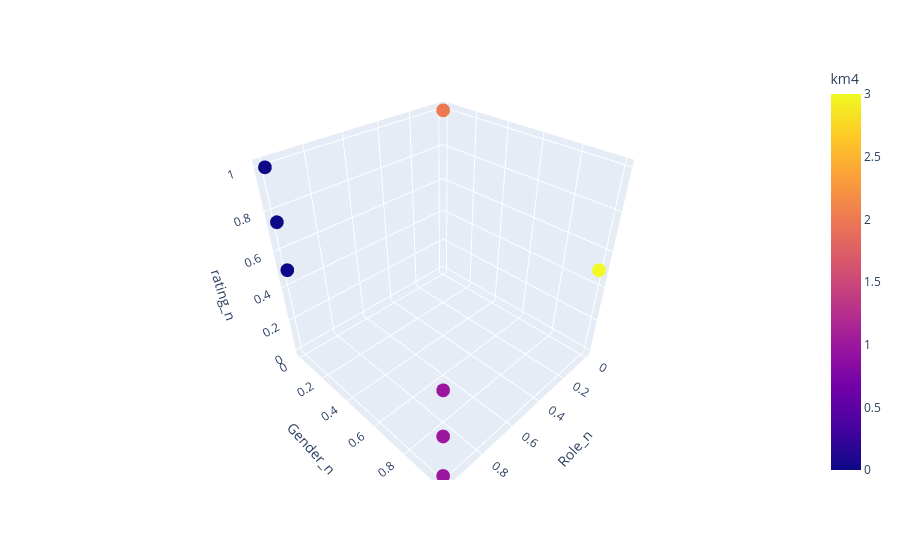

The cell this chart's notebook holds for it:
### Markdown cell above
#### Visualise the clusters

We can now visualise the clusters - this would be particularly helpful if the dataset was large.

### Code cell
fig = px.scatter_3d(fwp_df, x='Role_n', y='Gender_n', z='rating_n',
              color='km4')
fig.show()

### Figure 1 — Plotly figure (JSON) as saved in the notebook; plotly's stock layout.template omitted (floating-point values rounded to 4 significant figures)
{"data": [{"hovertemplate": "Role_n=%{x}<br>Gender_n=%{y}<br>rating_n=%{z}<br>km4=%{marker.color}<extra></extra>", "legendgroup": "", "marker": {"color": [1, 1, 1, 1, 1, 3, 0, 0, 0, 0, 0, 0, 0, 0, 0, 0, 0, 0, 2, 2], "coloraxis": "coloraxis", "symbol": "circle"}, "mode": "markers", "name": "", "scene": "scene", "showlegend": false, "type": "scatter3d", "x": [1, 1, 1, 1, 1, 0, 1, 1, 1, 1, 1, 1, 1, 1, 1, 1, 1, 1, 0, 0], "y": [1, 1, 1, 1, 1, 1, 0, 0, 0, 0, 0, 0, 0, 0, 0, 0, 0, 0, 0, 0], "z": [0.5, 0.25, 0.25, 0.0, 0.25, 0.5, 0.5, 0.75, 0.75, 0.75, 0.75, 0.5, 0.75, 0.5, 0.75, 0.75, 1.0, 0.75, 1.0, 1.0]}], "layout": {"coloraxis": {"colorbar": {"title": {"text": "km4"}}, "colorscale": [[0, "#0d0887"], [0.1111, "#46039f"], [0.2222, "#7201a8"], [0.3333, "#9c179e"], [0.4444, "#bd3786"], [0.5556, "#d8576b"], [0.6667, "#ed7953"], [0.7778, "#fb9f3a"], [0.8889, "#fdca26"], [1, "#f0f921"]]}, "legend": {"tracegroupgap": 0}, "margin": {"t": 60}, "scene": {"domain": {"x": [0, 1], "y": [0, 1]}, "xaxis": {"title": {"text": "Role_n"}}, "yaxis": {"title": {"text": "Gender_n"}}, "zaxis": {"title": {"text": "rating_n"}}}}}
